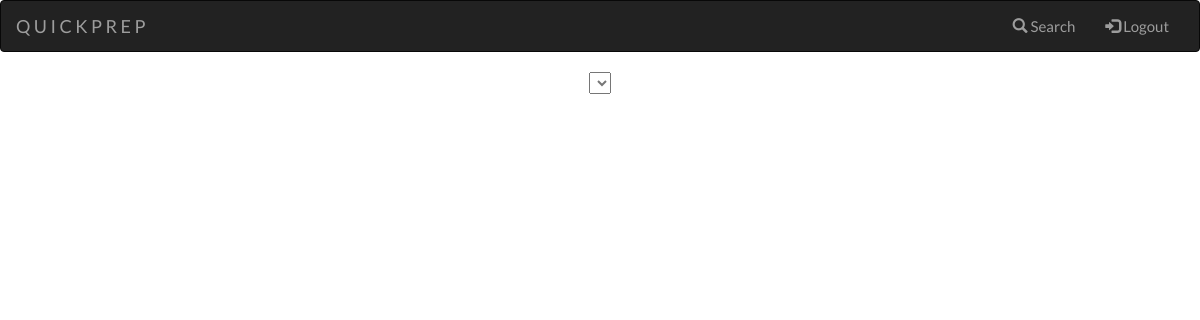
/home/ (signed in), run on an earlier commit of the app's database.
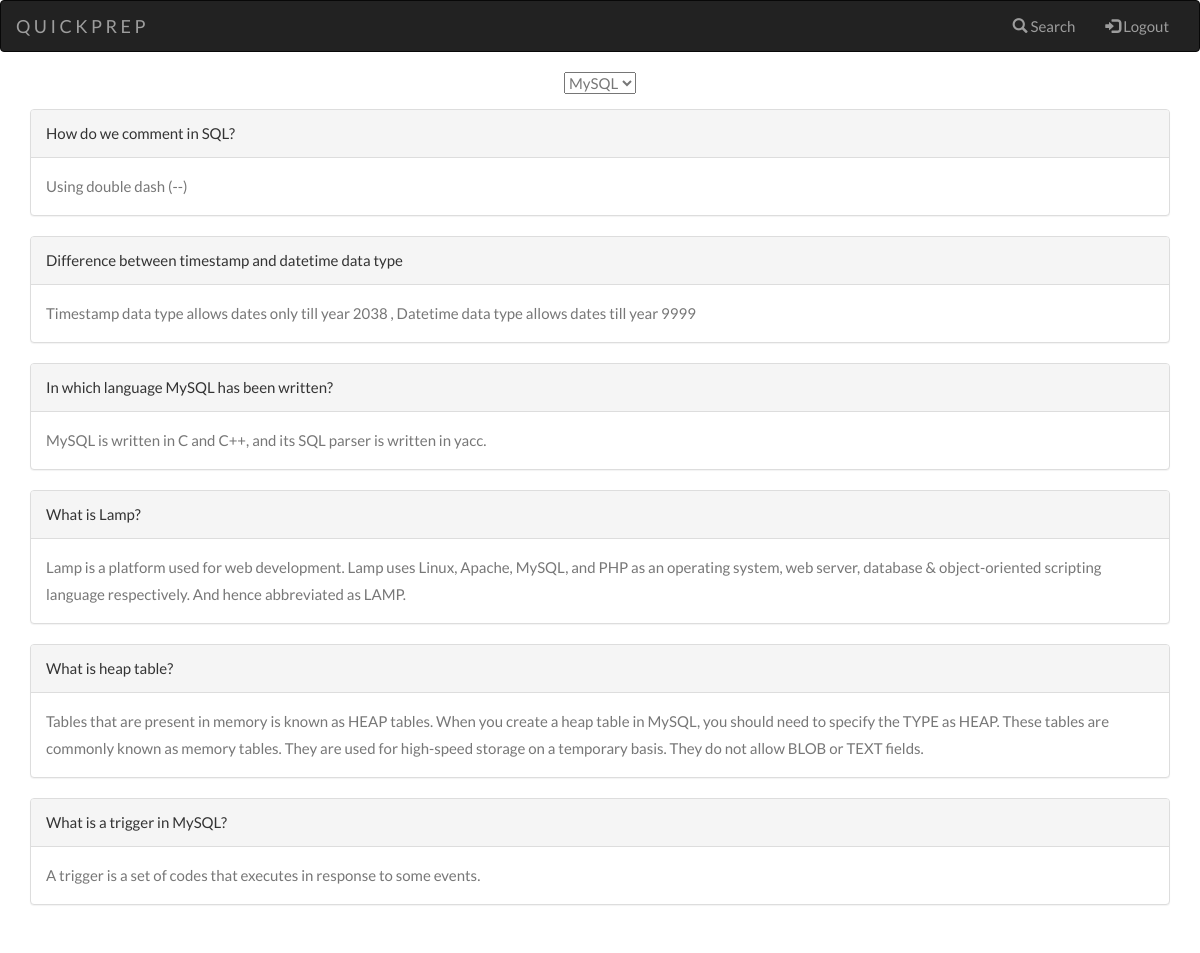
And on a later commit of the database.
### content/models.py (models this page shows, shortened)
class Questions(models.Model):
    subject=models.ForeignKey(Subjects,on_delete=models.CASCADE)
    question = models.TextField(blank=False)
    answer = models.TextField(blank=False)

### content/views.py (the view)
# urls.py: path('home/',content_views.home,name='home'),
def home(request):
    questions_list = Questions.objects.filter(subject_id=1)
    subjects_list = Subjects.objects.all()
    selectedsub=1
    if request.method=='POST':
        selectedsub = request.POST["selectedsubject"]
        questions_list=Questions.objects.filter(subject_id=selectedsub)
    paginator = Paginator(questions_list,10) # Show 25 contacts per page.
    page_number = request.GET.get('page')
    page_obj = paginator.get_page(page_number)
    return render(request, 'home.html', {'page_obj': page_obj,'subjects':subjects_list,'currsub':int(selectedsub)})

### content/templates/home.html (shortened to what this page needs)
{% extends 'base.html' %}
{% block content %}
    {% if user.is_authenticated %}
<div class="container">
    <div id="header">
      <center>
        <form method="post"  action="{%url 'home'%}" >
            <select name="selectedsubject" id="subjectoptions" onchange="this.form.submit()">
                {% for sub in subjects %}
                {% if currsub == sub.id %}
                  <option value="{{sub.id}}" selected><p>{{sub.subject}}</p></option>
                {% else %}
                <option value="{{sub.id}}"><p>{{sub.subject}}</p></option>
                {%endif%}
                {% endfor %}
            </select>
        </form>
    </center>
            {% for item in page_obj %}
            <div class="panel panel-default">
                <div class="panel-heading">{{item.question}}</div>
                <div class="panel-body">{{item.answer}}</div>
              </div>
              {% endfor %}
            </div>
    </div>
        {% else%}
            <p> You need to login first, <a href="{% url 'login' %}">login</a></p>
        {% endif %}
        <br><br>
{% endblock %}

### users/templates/base.html (shortened to what this page needs)
{% load static %}
<html>
    <head>
        <link rel="stylesheet" href="https://maxcdn.bootstrapcdn.com/bootstrap/3.4.1/css/bootstrap.min.css">
        <link rel="stylesheet" href="https://cdnjs.cloudflare.com/ajax/libs/font-awesome/4.7.0/css/font-awesome.min.css">
        <link rel="stylesheet" href="{% static 'users/base.css'%}" type="text/css">
</head>
    <body>
        <nav class="navbar navbar-inverse">
            <div class="container-fluid">
              <div class="navbar-header">
               <a class="navbar-brand " href="#">Q U I C K P R E P</a>
            </div>
            <div class="collapse navbar-collapse" id="myNavbar">
                {% if user.is_authenticated %}
                <ul class="nav navbar-nav navbar-right">
                  <li><a href="{% url 'search' %}"><span class="glyphicon glyphicon-search"></span> Search</a></li>
                  <li><a href="{% url 'logout' %}"><span class="glyphicon glyphicon-log-in"></span> Logout</a></li>
                </ul>
               {% endif %}
              </div>
            </div>
          </nav>
          {% block content %}
          {% endblock %}
    </body>
</html>

### users/static/users/base.css (style rules this page uses)
body { font: 400 15px/1.8 Lato, sans-serif; color: #777; }

What changed in the data, as far as the page shows it:
added Questions: question "How do we comment in SQL?", answer "Using double dash (--)"
added Questions: question "Difference between timestamp and datetime data type", answer "Timestamp data type allows dates only till year 2038 , Datetime data type allows dates till year 9999"
added Questions: question "In which language MySQL has been written?", answer "MySQL is written in C and C++, and its SQL parser is written in yacc."
added Questions: question "What is Lamp?", answer "Lamp is a platform used for web development. Lamp uses Linux, Apache, MySQL, and PHP as an operating system, web server, database & object-oriented scripting language respectively. And hence abbreviated as LAMP."
added Questions: question "What is heap table?", answer "Tables that are present in memory is known as HEAP tables. When you create a heap table in MySQL, you should need to specify the TYPE as HEAP. These tables are commonly known as memory tables. They are used for high-speed storage on a temporary basis. They do not allow BLOB or TEXT fields."
added Questions: question "What is a trigger in MySQL?", answer "A trigger is a set of codes that executes in response to some events."
Also different on the page:
form field selectedsubject: (not shown) → "MySQL"
